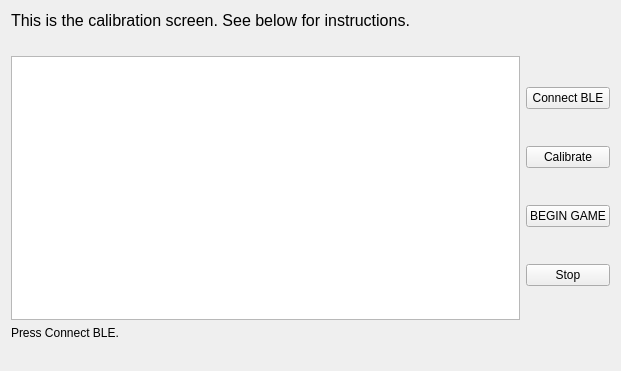
<?xml version="1.0" encoding="UTF-8"?>
<ui version="4.0">
 <class>Form</class>
 <widget class="QWidget" name="Form">
  <property name="geometry">
   <rect>
    <x>0</x>
    <y>0</y>
    <width>621</width>
    <height>371</height>
   </rect>
  </property>
  <property name="windowTitle">
   <string>Form</string>
  </property>
  <layout class="QGridLayout" name="gridLayout">
   <item row="3" column="0">
    <widget class="QLabel" name="label">
     <property name="text">
      <string>Press Connect BLE.</string>
     </property>
    </widget>
   </item>
   <item row="2" column="1">
    <layout class="QVBoxLayout" name="verticalLayout">
     <item>
      <widget class="QPushButton" name="connectButton">
       <property name="text">
        <string>Connect BLE</string>
       </property>
      </widget>
     </item>
     <item>
      <widget class="QPushButton" name="pushButton">
       <property name="text">
        <string>Calibrate</string>
       </property>
      </widget>
     </item>
     <item>
      <widget class="QPushButton" name="beginButton">
       <property name="text">
        <string>BEGIN GAME</string>
       </property>
      </widget>
     </item>
     <item>
      <widget class="QPushButton" name="stopButton">
       <property name="text">
        <string>Stop</string>
       </property>
      </widget>
     </item>
    </layout>
   </item>
   <item row="2" column="0">
    <widget class="GraphicsLayoutWidget" name="graphicsView"/>
   </item>
   <item row="0" column="0">
    <widget class="QLabel" name="instructionsLabel">
     <property name="text">
      <string>&lt;html&gt;&lt;head/&gt;&lt;body&gt;&lt;p&gt;&lt;span style=&quot; font-size:12pt; color:#000000;&quot;&gt;This is the calibration screen. See below for instructions.&lt;/span&gt;&lt;/p&gt;&lt;/body&gt;&lt;/html&gt;</string>
     </property>
    </widget>
   </item>
   <item row="4" column="0">
    <widget class="QLabel" name="scoreLabel">
     <property name="text">
      <string/>
     </property>
    </widget>
   </item>
   <item row="1" column="0">
    <widget class="QLabel" name="whichTALabel">
     <property name="text">
      <string/>
     </property>
    </widget>
   </item>
  </layout>
 </widget>
 <customwidgets>
  <customwidget>
   <class>GraphicsLayoutWidget</class>
   <extends>QGraphicsView</extends>
   <header>pyqtgraph</header>
  </customwidget>
 </customwidgets>
 <resources/>
 <connections/>
</ui>
